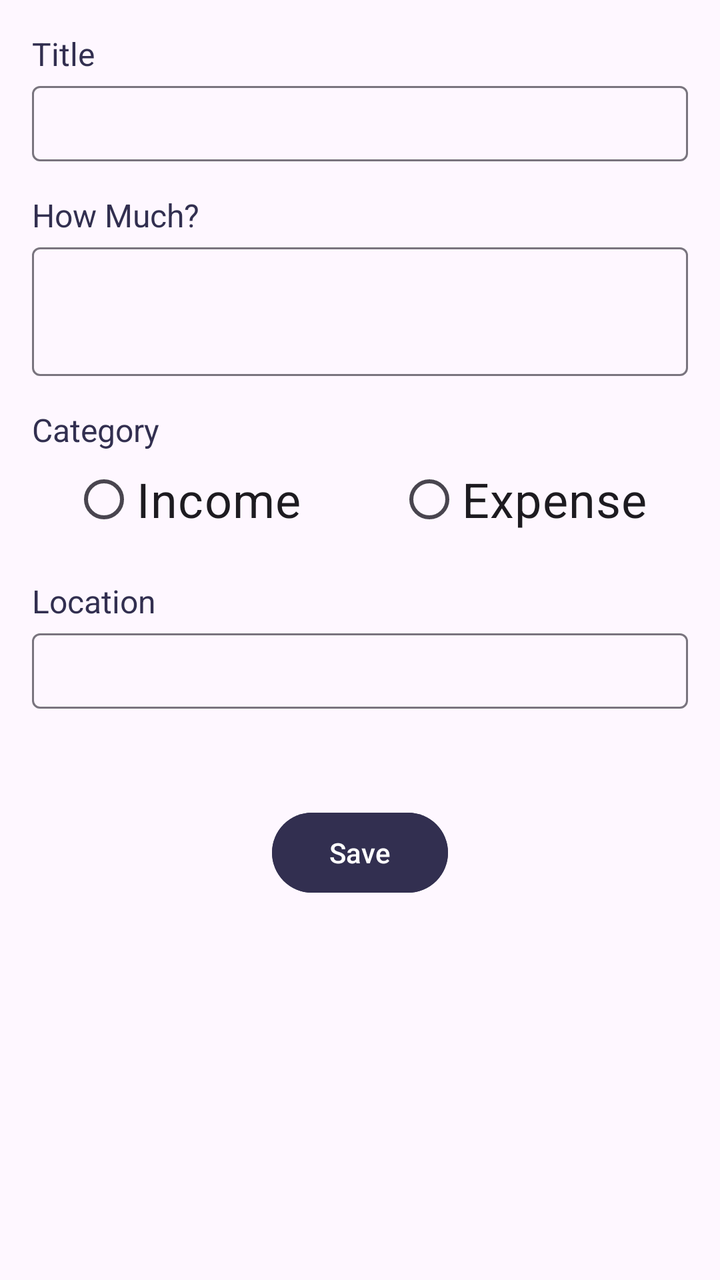
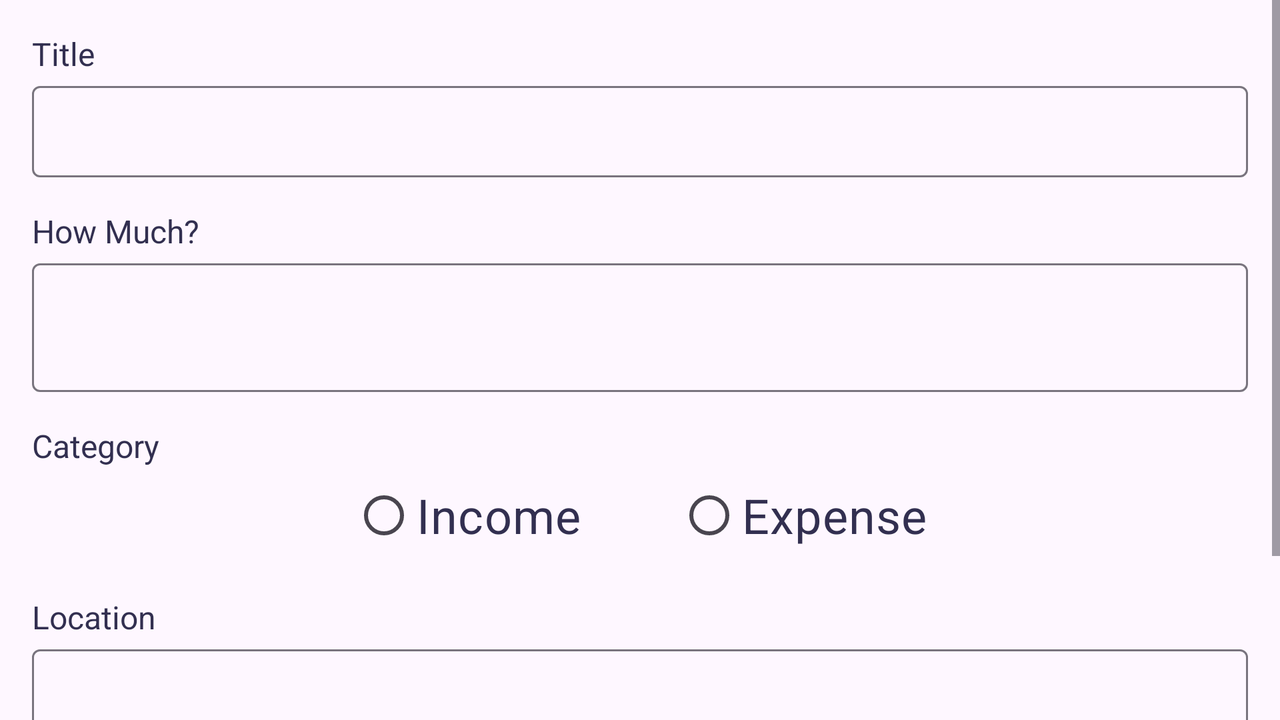

An Android layout and its configuration variant, each rendered on a device that would load it. The default file and the variant file are quoted in full after the pictures.
<!-- AndroidManifest.xml: application theme Theme.AndroidHIT -->
<!-- res/layout/fragment_detail_transaction.xml -->
<?xml version="1.0" encoding="utf-8"?>
<RelativeLayout
    xmlns:android="http://schemas.android.com/apk/res/android"
    xmlns:tools="http://schemas.android.com/tools"
    android:layout_width="match_parent"
    android:layout_height="match_parent"
    android:orientation="vertical"
    tools:context=".DetailTransaction">

    <LinearLayout
        android:layout_width="match_parent"
        android:layout_height="wrap_content"
        android:layout_marginStart="16dp"
        android:layout_marginEnd="16dp"
        android:layout_marginBottom="16dp"
        android:orientation="vertical">

        <TextView
            android:layout_width="match_parent"
            android:layout_height="wrap_content"
            android:layout_marginTop="16dp"
            android:text="Title"
            android:textColor="@color/primary_color_1"
            android:textSize="16sp" />

        <com.google.android.material.textfield.TextInputLayout
            android:layout_width="match_parent"
            android:layout_height="wrap_content">

            <EditText
                android:id="@+id/inputTitle"
                android:layout_width="match_parent"
                android:layout_height="wrap_content"
                android:inputType="textPersonName"
                android:padding="8dp" />
        </com.google.android.material.textfield.TextInputLayout>

        <TextView
            android:layout_width="match_parent"
            android:layout_height="wrap_content"
            android:layout_marginTop="16dp"
            android:text="How Much?"
            android:textColor="@color/primary_color_1"
            android:textSize="16sp" />

        <com.google.android.material.textfield.TextInputLayout
            android:layout_width="match_parent"
            android:layout_height="wrap_content">

            <EditText
                android:id="@+id/inputAmount"
                android:layout_width="match_parent"
                android:layout_height="wrap_content"
                android:inputType="textPersonName"
                android:padding="8dp"
                android:textSize="36sp" />
        </com.google.android.material.textfield.TextInputLayout>

        <TextView
            android:layout_width="wrap_content"
            android:layout_height="wrap_content"
            android:layout_marginTop="16dp"
            android:text="Category"
            android:textColor="@color/primary_color_1"
            android:textSize="16sp" />

        <RadioGroup
            android:id="@+id/radioGroupCategory"
            android:layout_width="wrap_content"
            android:layout_height="wrap_content"
            android:layout_gravity="center"
            android:orientation="horizontal">

            <RadioButton
                android:id="@+id/radioIncome"
                android:layout_width="wrap_content"
                android:layout_height="wrap_content"
                android:layout_marginRight="24dp"
                android:text="Income"
                android:textSize="24sp" />

            <RadioButton
                android:id="@+id/radioExpense"
                android:layout_width="wrap_content"
                android:layout_height="wrap_content"
                android:layout_marginLeft="24dp"
                android:text="Expense"
                android:textSize="24sp" />
        </RadioGroup>

        <TextView
            android:layout_width="match_parent"
            android:layout_height="wrap_content"
            android:layout_marginTop="16dp"
            android:text="Location"
            android:textColor="@color/primary_color_1"
            android:textSize="16sp" />

        <com.google.android.material.textfield.TextInputLayout
            android:layout_width="match_parent"
            android:layout_height="wrap_content">

            <EditText
                android:id="@+id/inputLocation"
                android:layout_width="match_parent"
                android:layout_height="wrap_content"
                android:padding="8dp" />
        </com.google.android.material.textfield.TextInputLayout>

        <Button
            android:id="@+id/buttonSave"
            android:layout_width="wrap_content"
            android:layout_height="wrap_content"
            android:layout_gravity="center_horizontal"
            android:layout_marginTop="48dp"
            android:backgroundTint="@color/primary_color_1"
            android:text="Save"
            android:textColor="@color/white" />

    </LinearLayout>
</RelativeLayout>
<!-- resources referenced by this layout -->
<resources>
  <color name="primary_color_1">#322F50</color>
  <color name="white">#FFFFFFFF</color>
  <style name="Theme.AndroidHIT" parent="Base.Theme.AndroidHIT" />
  <style name="Base.Theme.AndroidHIT" parent="Theme.Material3.DayNight.NoActionBar">
          
          
      </style>
</resources>
<!-- res/layout-land/fragment_detail_transaction.xml (the repository's variant of the layout above) -->
<!-- drawn on the phone turned sideways -->
<?xml version="1.0" encoding="utf-8"?>
<RelativeLayout
    xmlns:android="http://schemas.android.com/apk/res/android"
    xmlns:tools="http://schemas.android.com/tools"
    android:layout_width="match_parent"
    android:layout_height="match_parent"
    android:orientation="vertical"
    tools:context=".ui.transaction.DetailTransaction">

    <ScrollView
        android:layout_width="match_parent"
        android:layout_height="match_parent">

        <LinearLayout
            android:layout_width="match_parent"
            android:layout_height="wrap_content"
            android:layout_marginStart="16dp"
            android:layout_marginEnd="16dp"
            android:layout_marginBottom="16dp"
            android:orientation="vertical">

            <TextView
                android:layout_width="match_parent"
                android:layout_height="wrap_content"
                android:layout_marginTop="16dp"
                android:text="Title"
                android:textColor="@color/primary_color_1"
                android:textSize="16sp" />

            <com.google.android.material.textfield.TextInputLayout
                android:layout_width="match_parent"
                android:layout_height="wrap_content">

                <EditText
                    android:id="@+id/inputTitle"
                    android:layout_width="match_parent"
                    android:layout_height="wrap_content"
                    android:inputType="textPersonName"
                    android:padding="12dp" />
            </com.google.android.material.textfield.TextInputLayout>

            <TextView
                android:layout_width="match_parent"
                android:layout_height="wrap_content"
                android:layout_marginTop="16dp"
                android:text="How Much?"
                android:textColor="@color/primary_color_1"
                android:textSize="16sp" />

            <com.google.android.material.textfield.TextInputLayout
                android:layout_width="match_parent"
                android:layout_height="wrap_content">

                <EditText
                    android:id="@+id/inputAmount"
                    android:layout_width="match_parent"
                    android:layout_height="wrap_content"
                    android:inputType="textPersonName"
                    android:padding="8dp"
                    android:textSize="36sp" />
            </com.google.android.material.textfield.TextInputLayout>

            <TextView
                android:layout_width="wrap_content"
                android:layout_height="wrap_content"
                android:layout_marginTop="16dp"
                android:text="Category"
                android:textColor="@color/primary_color_1"
                android:textSize="16sp" />

            <RadioGroup
                android:id="@+id/radioGroupCategory"
                android:layout_width="wrap_content"
                android:layout_height="wrap_content"
                android:layout_gravity="center"
                android:orientation="horizontal">

                <RadioButton
                    android:id="@+id/radioIncome"
                    android:layout_width="wrap_content"
                    android:layout_height="wrap_content"
                    android:layout_marginRight="24dp"
                    android:text="Income"
                    android:textSize="24sp"
                    android:textColor="@color/primary_color_1"/>

                <RadioButton
                    android:id="@+id/radioExpense"
                    android:layout_width="wrap_content"
                    android:layout_height="wrap_content"
                    android:layout_marginLeft="24dp"
                    android:text="Expense"
                    android:textSize="24sp"
                    android:textColor="@color/primary_color_1"/>
            </RadioGroup>

            <TextView
                android:layout_width="match_parent"
                android:layout_height="wrap_content"
                android:layout_marginTop="16dp"
                android:text="Location"
                android:textColor="@color/primary_color_1"
                android:textSize="16sp" />

            <com.google.android.material.textfield.TextInputLayout
                android:layout_width="match_parent"
                android:layout_height="wrap_content">

                <EditText
                    android:id="@+id/inputLocation"
                    android:layout_width="match_parent"
                    android:layout_height="wrap_content"
                    android:padding="12dp" />
            </com.google.android.material.textfield.TextInputLayout>

            <Button
                android:id="@+id/buttonSave"
                android:layout_width="wrap_content"
                android:layout_height="wrap_content"
                android:layout_gravity="center_horizontal"
                android:layout_marginTop="48dp"
                android:backgroundTint="@color/primary_color_1"
                android:text="Save"
                android:textColor="@color/white" />

        </LinearLayout>

    </ScrollView>

</RelativeLayout>
